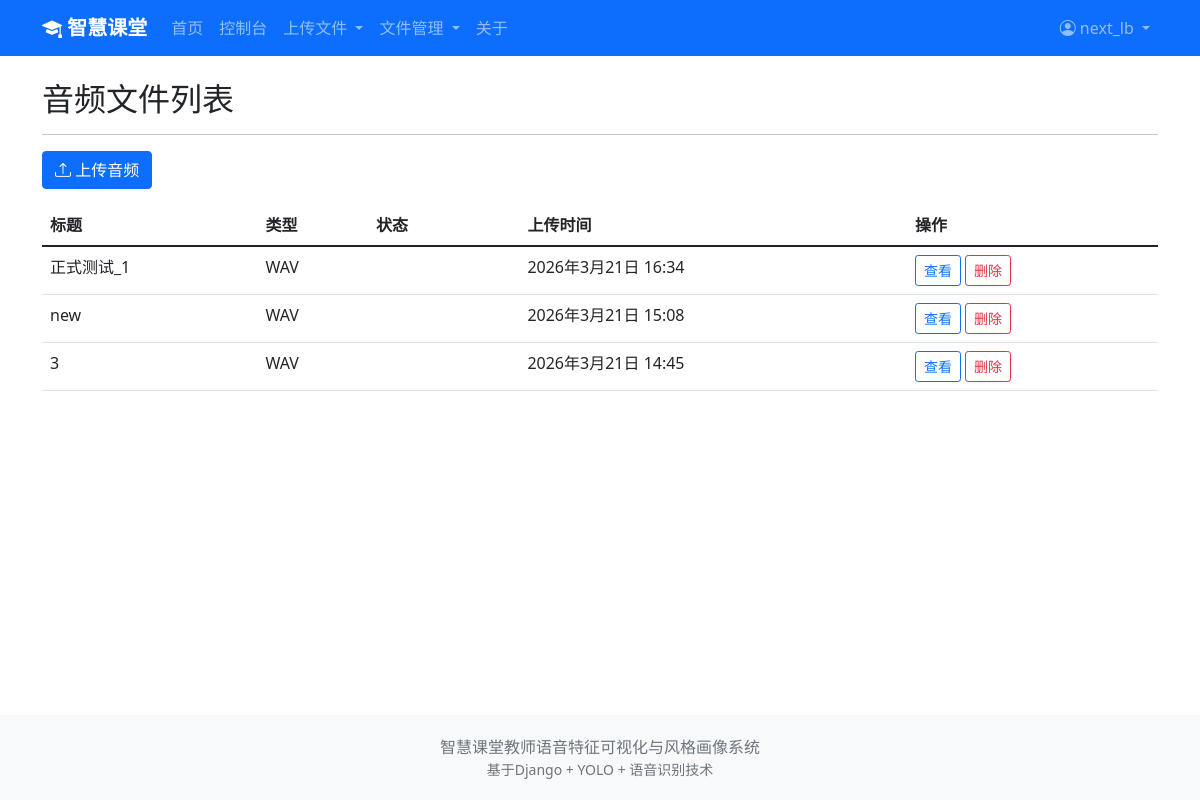
The page /analysis/audio/list/ (signed in) on the database as committed earlier.
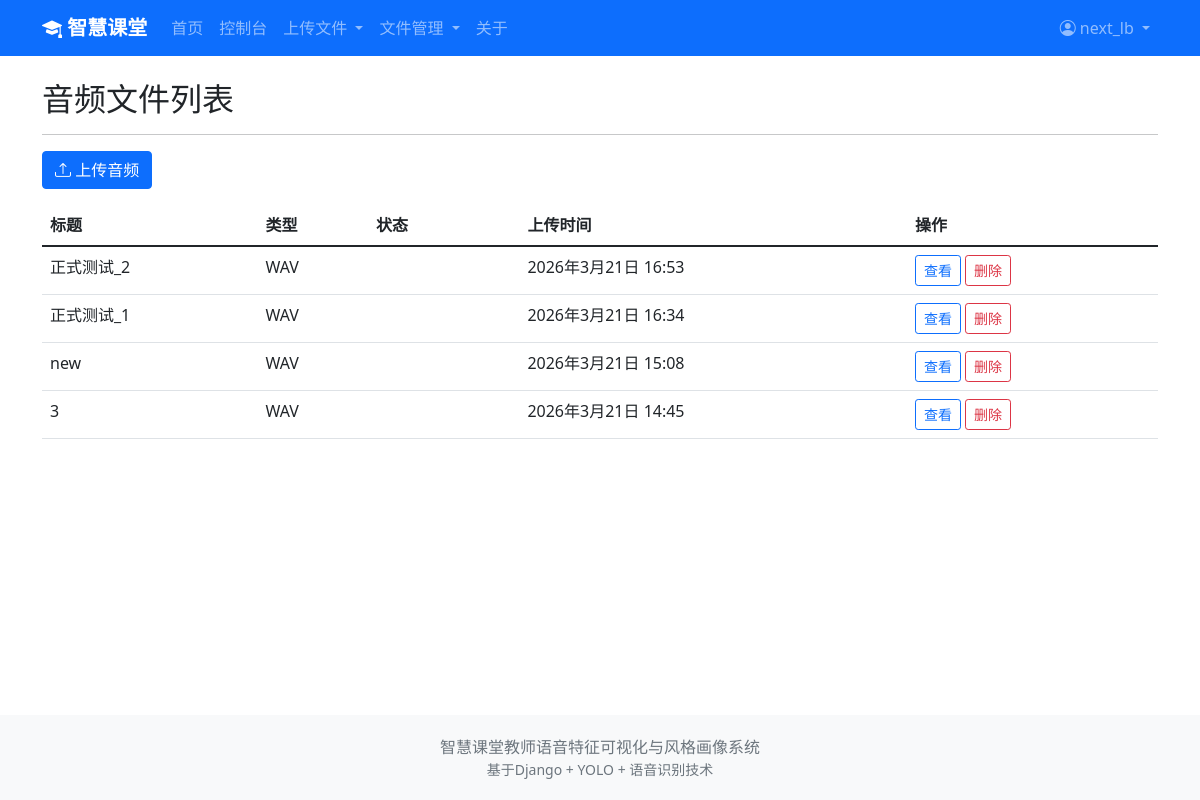
The same page on the database as committed later.
### analysis/models.py (models this page shows, shortened)
class AudioFile(models.Model):
    FILE_TYPE_CHOICES = [
        ('mp3', 'MP3'),
        ('wav', 'WAV'),
        ('m4a', 'M4A'),
        ('other', '其他'),
    ]
    STATUS_CHOICES = [
        ('pending', '待处理'),
        ('processing', '处理中'),
        ('completed', '已完成'),
        ('failed', '失败'),
    ]
    user = models.ForeignKey(User, on_delete=models.CASCADE, related_name='audio_files', verbose_name='上传用户')
    title = models.CharField(max_length=200, verbose_name='音频标题')
    description = models.TextField(blank=True, verbose_name='描述')
    file = models.FileField(upload_to='audio/%Y/%m/%d/', verbose_name='音频文件')
    file_type = models.CharField(max_length=20, choices=FILE_TYPE_CHOICES, default='other', verbose_name='文件类型')
    duration = models.IntegerField(default=0, verbose_name='时长(秒)')
    file_size = models.IntegerField(default=0, verbose_name='文件大小(字节)')
    status = models.CharField(max_length=20, choices=STATUS_CHOICES, default='pending', verbose_name='处理状态')
    upload_time = models.DateTimeField(auto_now_add=True, verbose_name='上传时间')
    processed_time = models.DateTimeField(null=True, blank=True, verbose_name='处理完成时间')
    class Meta:
        db_table = 'audio_file'
        verbose_name = '音频文件'
        verbose_name_plural = '音频文件'
        ordering = ['-upload_time']

### analysis/views.py (the view)
# urls.py: path('audio/list/', views.audio_list, name='audio_list'),
@login_required
def audio_list(request):
    audios = AudioFile.objects.filter(user=request.user).order_by('-upload_time')
    paginator = Paginator(audios, 10)
    page_number = request.GET.get('page')
    page_obj = paginator.get_page(page_number)
    return render(request, 'analysis/audio_list.html', {
        'page_obj': page_obj,
        'audios': audios
    })

### templates/analysis/audio_list.html (shortened to what this page needs)
{% extends 'base.html' %}
{% block content %}
<h2>音频文件列表</h2>
<hr>
<a href="{% url 'analysis:upload_audio' %}" class="btn btn-primary mb-3"><i class="bi bi-upload"></i> 上传音频</a>
<table class="table table-hover">
    <thead>
        <tr>
            <th>标题</th>
            <th>类型</th>
            <th>状态</th>
            <th>上传时间</th>
            <th>操作</th>
        </tr>
    </thead>
    <tbody>
        {% for audio in audios %}
        <tr>
            <td>{{ audio.title }}</td>
            <td>{{ audio.get_file_type_display }}</td>
            <td><span class="badge bg-{{ audio.status }}">{{ audio.get_status_display }}</span></td>
            <td>{{ audio.upload_time }}</td>
            <td>
                <a href="{% url 'analysis:audio_detail' audio.id %}" class="btn btn-sm btn-outline-primary">查看</a>
                <a href="{% url 'analysis:delete_audio' audio.id %}" class="btn btn-sm btn-outline-danger" onclick="return confirm('确定删除?')">删除</a>
            </td>
        </tr>
        {% empty %}
        <tr><td colspan="5" class="text-center text-muted">暂无音频文件</td></tr>
        {% endfor %}
    </tbody>
</table>
{% endblock %}

Rows that differ between the two databases and show on the page:
added AudioFile: title "正式测试_2", file_type "WAV", upload_time "2026年3月21日 16:53"
